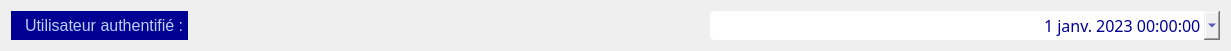
   <widget class="QWidget" name="horizontalLayoutWidget">
    <property name="geometry">
     <rect>
      <x>17</x>
      <y>105</y>
      <width>1231</width>
      <height>51</height>
     </rect>
    </property>
    <layout class="QHBoxLayout" name="horizontalLayout">
     <item>
      <widget class="QLabel" name="user_auth_lbl">
       <property name="sizePolicy">
        <sizepolicy hsizetype="Fixed" vsizetype="Preferred">
         <horstretch>0</horstretch>
         <verstretch>0</verstretch>
        </sizepolicy>
       </property>
       <property name="styleSheet">
        <string notr="true">background-color: rgb(0, 1, 146);
color: rgb(186, 209, 248);
padding-left: 10px;
font-size: 16px;</string>
       </property>
       <property name="text">
        <string>Utilisateur authentifié :</string>
       </property>
      </widget>
     </item>
     <item>
      <widget class="QLabel" name="name_user_auth_lbl">
       <property name="sizePolicy">
        <sizepolicy hsizetype="Preferred" vsizetype="Preferred">
         <horstretch>0</horstretch>
         <verstretch>0</verstretch>
        </sizepolicy>
       </property>
       <property name="styleSheet">
        <string notr="true">font-size: 16px;
color: rgba(255, 0, 0, 175);
/*color: rgb(51, 51, 51);*/
</string>
       </property>
       <property name="text">
        <string/>
       </property>
      </widget>
     </item>
     <item>
      <widget class="QDateTimeEdit" name="date_heure">
       <property name="sizePolicy">
        <sizepolicy hsizetype="Minimum" vsizetype="Minimum">
         <horstretch>0</horstretch>
         <verstretch>0</verstretch>
        </sizepolicy>
       </property>
       <property name="minimumSize">
        <size>
         <width>0</width>
         <height>0</height>
        </size>
       </property>
       <property name="maximumSize">
        <size>
         <width>16777215</width>
         <height>16777215</height>
        </size>
       </property>
       <property name="baseSize">
        <size>
         <width>0</width>
         <height>0</height>
        </size>
       </property>
       <property name="font">
        <font>
         <family>Century Gothic</family>
         <pointsize>12</pointsize>
         <weight>50</weight>
         <bold>false</bold>
        </font>
       </property>
       <property name="autoFillBackground">
        <bool>false</bool>
       </property>
       <property name="styleSheet">
        <string notr="true">color: rgb(0, 1, 146);
border-radius: 5px;</string>
       </property>
       <property name="locale">
        <locale language="French" country="BurkinaFaso"/>
       </property>
       <property name="inputMethodHints">
        <set>Qt::ImhPreferNumbers</set>
       </property>
       <property name="alignment">
        <set>Qt::AlignRight|Qt::AlignTrailing|Qt::AlignVCenter</set>
       </property>
       <property name="readOnly">
        <bool>false</bool>
       </property>
       <property name="date">
        <date>
         <year>2023</year>
         <month>1</month>
         <day>1</day>
        </date>
       </property>
       <property name="calendarPopup">
        <bool>true</bool>
       </property>
      </widget>
     </item>
    </layout>
   </widget>
